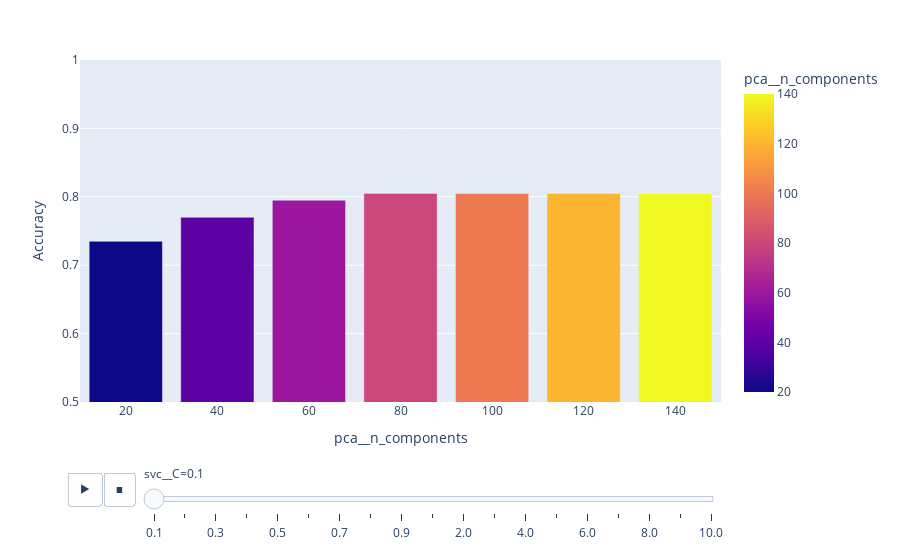

The notebook cell saved with this chart:
### Code cell
## 시각화
fig = px.bar(summary, x="pca__n_components", y="Accuracy", color="pca__n_components",
  animation_frame="svc__C", animation_group="pca__n_components", range_y=[0.5,1])
fig.show()

### Figure 1 — Plotly figure (JSON) as saved in the notebook; plotly's stock layout.template omitted (floating-point values rounded to 4 significant figures)
{"data": [{"alignmentgroup": "True", "hovertemplate": "svc__C=0.1<br>pca__n_components=%{marker.color}<br>Accuracy=%{y}<extra></extra>", "ids": [20, 40, 60, 80, 100, 120, 140, 20, 40, 60, 80, 100, 120, 140, 20, 40, 60, 80, 100, 120, 140, 20, 40, 60, 80, 100, 120, 140], "legendgroup": "", "marker": {"color": [20, 40, 60, 80, 100, 120, 140, 20, 40, 60, 80, 100, 120, 140, 20, 40, 60, 80, 100, 120, 140, 20, 40, 60, 80, 100, 120, 140], "coloraxis": "coloraxis"}, "name": "", "offsetgroup": "", "orientation": "v", "showlegend": false, "textposition": "auto", "type": "bar", "x": [20, 40, 60, 80, 100, 120, 140, 20, 40, 60, 80, 100, 120, 140, 20, 40, 60, 80, 100, 120, 140, 20, 40, 60, 80, 100, 120, 140], "xaxis": "x", "y": [0.735, 0.77, 0.795, 0.805, 0.805, 0.805, 0.805, 0.715, 0.76, 0.785, 0.79, 0.795, 0.795, 0.795, 0.72, 0.745, 0.78, 0.78, 0.78, 0.78, 0.785, 0.705, 0.755, 0.77, 0.775, 0.775, 0.775, 0.775], "yaxis": "y"}], "layout": {"barmode": "relative", "coloraxis": {"colorbar": {"title": {"text": "pca__n_components"}}, "colorscale": [[0, "#0d0887"], [0.1111, "#46039f"], [0.2222, "#7201a8"], [0.3333, "#9c179e"], [0.4444, "#bd3786"], [0.5556, "#d8576b"], [0.6667, "#ed7953"], [0.7778, "#fb9f3a"], [0.8889, "#fdca26"], [1, "#f0f921"]]}, "legend": {"tracegroupgap": 0}, "margin": {"t": 60}, "sliders": [{"active": 0, "currentvalue": {"prefix": "svc__C="}, "len": 0.9, "pad": {"b": 10, "t": 60}, "steps": [{"args": [["0.1"], {"frame": {"duration": 0, "redraw": true}, "fromcurrent": true, "mode": "immediate", "transition": {"duration": 0, "easing": "linear"}}], "label": "0.1", "method": "animate"}, {"args": [["0.2"], {"frame": {"duration": 0, "redraw": true}, "fromcurrent": true, "mode": "immediate", "transition": {"duration": 0, "easing": "linear"}}], "label": "0.2", "method": "animate"}, {"args": [["0.3"], {"frame": {"duration": 0, "redraw": true}, "fromcurrent": true, "mode": "immediate", "transition": {"duration": 0, "easing": "linear"}}], "label": "0.3", "method": "animate"}, {"args": [["0.4"], {"frame": {"duration": 0, "redraw": true}, "fromcurrent": true, "mode": "immediate", "transition": {"duration": 0, "easing": "linear"}}], "label": "0.4", "method": "animate"}, {"args": [["0.5"], {"frame": {"duration": 0, "redraw": true}, "fromcurrent": true, "mode": "immediate", "transition": {"duration": 0, "easing": "linear"}}], "label": "0.5", "method": "animate"}, {"args": [["0.6"], {"frame": {"duration": 0, "redraw": true}, "fromcurrent": true, "mode": "immediate", "transition": {"duration": 0, "easing": "linear"}}], "label": "0.6", "method": "animate"}, {"args": [["0.7"], {"frame": {"duration": 0, "redraw": true}, "fromcurrent": true, "mode": "immediate", "transition": {"duration": 0, "easing": "linear"}}], "label": "0.7", "method": "animate"}, {"args": [["0.8"], {"frame": {"duration": 0, "redraw": true}, "fromcurrent": true, "mode": "immediate", "transition": {"duration": 0, "easing": "linear"}}], "label": "0.8", "method": "animate"}, {"args": [["0.9"], {"frame": {"duration": 0, "redraw": true}, "fromcurrent": true, "mode": "immediate", "transition": {"duration": 0, "easing": "linear"}}], "label": "0.9", "method": "animate"}, {"args": [["1.0"], {"frame": {"duration": 0, "redraw": true}, "fromcurrent": true, "mode": "immediate", "transition": {"duration": 0, "easing": "linear"}}], "label": "1.0", "method": "animate"}, {"args": [["2.0"], {"frame": {"duration": 0, "redraw": true}, "fromcurrent": true, "mode": "immediate", "transition": {"duration": 0, "easing": "linear"}}], "label": "2.0", "method": "animate"}, {"args": [["3.0"], {"frame": {"duration": 0, "redraw": true}, "fromcurrent": true, "mode": "immediate", "transition": {"duration": 0, "easing": "linear"}}], "label": "3.0", "method": "animate"}, {"args": [["4.0"], {"frame": {"duration": 0, "redraw": true}, "fromcurrent": true, "mode": "immediate", "transition": {"duration": 0, "easing": "linear"}}], "label": "4.0", "method": "animate"}, {"args": [["5.0"], {"frame": {"duration": 0, "redraw": true}, "fromcurrent": true, "mode": "immediate", "transition": {"duration": 0, "easing": "linear"}}], "label": "5.0", "method": "animate"}, {"args": [["6.0"], {"frame": {"duration": 0, "redraw": true}, "fromcurrent": true, "mode": "immediate", "transition": {"duration": 0, "easing": "linear"}}], "label": "6.0", "method": "animate"}, {"args": [["7.0"], {"frame": {"duration": 0, "redraw": true}, "fromcurrent": true, "mode": "immediate", "transition": {"duration": 0, "easing": "linear"}}], "label": "7.0", "method": "animate"}, {"args": [["8.0"], {"frame": {"duration": 0, "redraw": true}, "fromcurrent": true, "mode": "immediate", "transition": {"duration": 0, "easing": "linear"}}], "label": "8.0", "method": "animate"}, {"args": [["9.0"], {"frame": {"duration": 0, "redraw": true}, "fromcurrent": true, "mode": "immediate", "transition": {"duration": 0, "easing": "linear"}}], "label": "9.0", "method": "animate"}, {"args": [["10.0"], {"frame": {"duration": 0, "redraw": true}, "fromcurrent": true, "mode": "immediate", "transition": {"duration": 0, "easing": "linear"}}], "label": "10.0", "method": "animate"}], "x": 0.1, "xanchor": "left", "y": 0, "yanchor": "top"}], "updatemenus": [{"buttons": [{"args": [null, {"frame": {"duration": 500, "redraw": true}, "fromcurrent": true, "mode": "immediate", "transition": {"duration": 500, "easing": "linear"}}], "label": "&#9654;", "method": "animate"}, {"args": [[null], {"frame": {"duration": 0, "redraw": true}, "fromcurrent": true, "mode": "immediate", "transition": {"duration": 0, "easing": "linear"}}], "label": "&#9724;", "method": "animate"}], "direction": "left", "pad": {"r": 10, "t": 70}, "showactive": false, "type": "buttons", "x": 0.1, "xanchor": "right", "y": 0, "yanchor": "top"}], "xaxis": {"anchor": "y", "domain": [0, 1], "title": {"text": "pca__n_components"}}, "yaxis": {"anchor": "x", "domain": [0, 1], "range": [0.5, 1], "title": {"text": "Accuracy"}}}}
